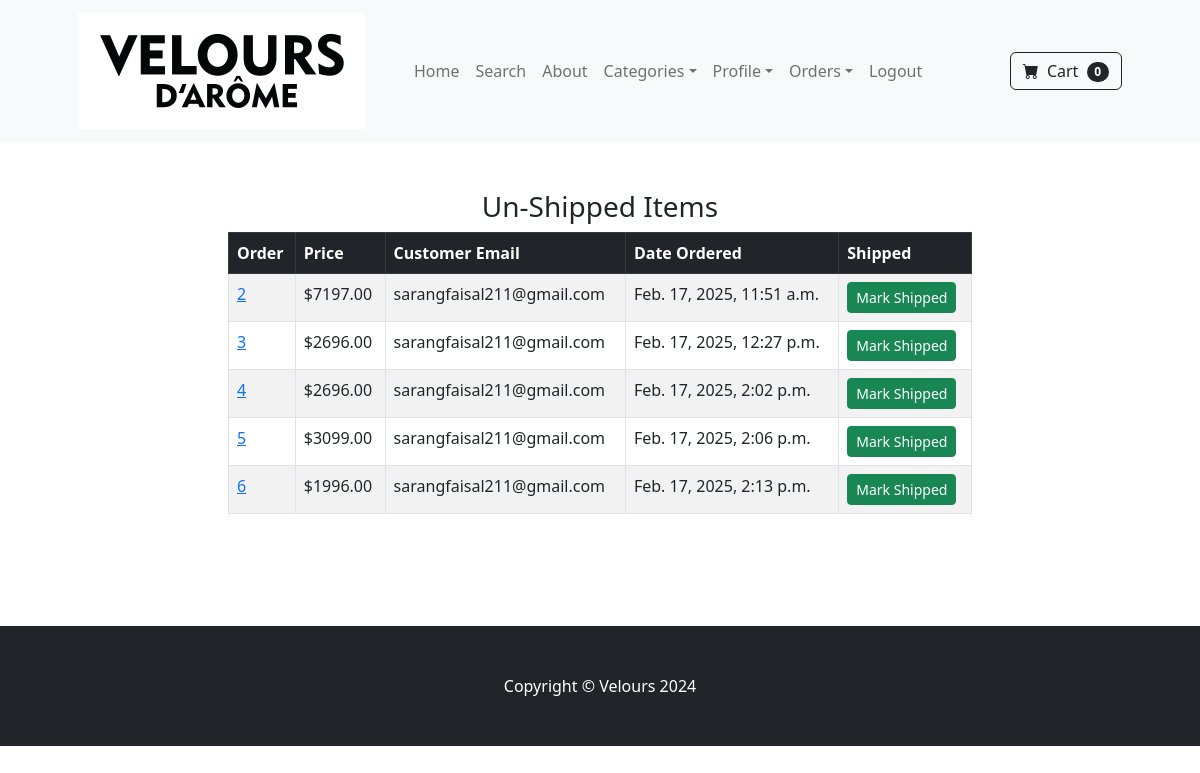
Page /payment/not_shipped_dash/ (signed in) on the committed database.
### payment/models.py (models this page shows, shortened)
class Order(models.Model):
	user = models.ForeignKey(User, on_delete=models.CASCADE, null=True, blank=True)
	full_name = models.CharField(max_length=250)
	email = models.EmailField(max_length=250)
	shipping_address = models.TextField(max_length=15000)
	amount_paid = models.DecimalField(max_digits=7, decimal_places=2)
	date_ordered = models.DateTimeField(auto_now_add=True)
	shipped = models.BooleanField(default=False)
	date_shipped = models.DateTimeField(blank=True, null=True)

### payment/views.py (the view, shortened to what this page needs)
# urls.py: path('not_shipped_dash/', views.not_shipped_dash, name="not_shipped_dash"),
def not_shipped_dash(request):
	if request.user.is_authenticated and request.user.is_superuser:
		orders = Order.objects.filter(shipped=False)
		return render(request, "payment/not_shipped_dash.html", {"orders":orders})
	else:
		messages.success(request, "Access Denied")
		return redirect('home')

### cart/cart.py (called while the page is built)
    def __len__(self):
        return len(self.cart)

### cart/context_processors.py (called while the page is built)
def cart(request):
    return {'cart': Cart(request)}

### velours/context_processors.py (called while the page is built)
def categories_processor(request):
    return {
        'categories': Category.objects.all()
    }

### payment/templates/payment/not_shipped_dash.html (shortened to what this page needs)
{% extends 'base.html' %}
{% block content %}
        <div class="container">
        	<div class="row">
        		<center>
        			<div class="col-8">
        				<br/><br/>
<h3>Un-Shipped Items</h3>
<table class="table table-striped table-hover table-bordered">
  <thead class="table-dark">
    <tr>
      <th scope="col">Order</th>
      <th scope="col">Price</th>
      <th scope="col">Customer Email</th>
      <th scope="col">Date Ordered</th>
      <th scope="col">Shipped</th>
    </tr>
  </thead>
  <tbody>
  	{% for item in orders %}
    <tr>
      <td><a href="{% url 'orders' item.id %}">{{ item.id }}</a></td>
      <td>${{ item.amount_paid }}</td>
      <td>{{ item.email }}</td>
      <td>{{ item.date_ordered }}</td>
      <td>
        <form method="POST">
          <button type="Submit" class="btn btn-success btn-sm">Mark Shipped</button>
        </form>
      </td>
    </tr>
    {% endfor %}
  </tbody>
</table>
<br/><br/>
<br/><br/>
        			</div>
        		</center>
        	</div>
        </div>
{% endblock %}

### rows in the picture
Order: id "2", amount_paid "7197.00", email "sarangfaisal211@gmail.com", date_ordered "Feb. 17, 2025, 11:51 a.m."
Order: id "3", amount_paid "2696.00", email "sarangfaisal211@gmail.com", date_ordered "Feb. 17, 2025, 12:27 p.m."
Order: id "4", amount_paid "2696.00", email "sarangfaisal211@gmail.com", date_ordered "Feb. 17, 2025, 2:02 p.m."
Order: id "5", amount_paid "3099.00", email "sarangfaisal211@gmail.com", date_ordered "Feb. 17, 2025, 2:06 p.m."
Order: id "6", amount_paid "1996.00", email "sarangfaisal211@gmail.com", date_ordered "Feb. 17, 2025, 2:13 p.m."

### other values in the picture
{{ cart|length }} "0"
